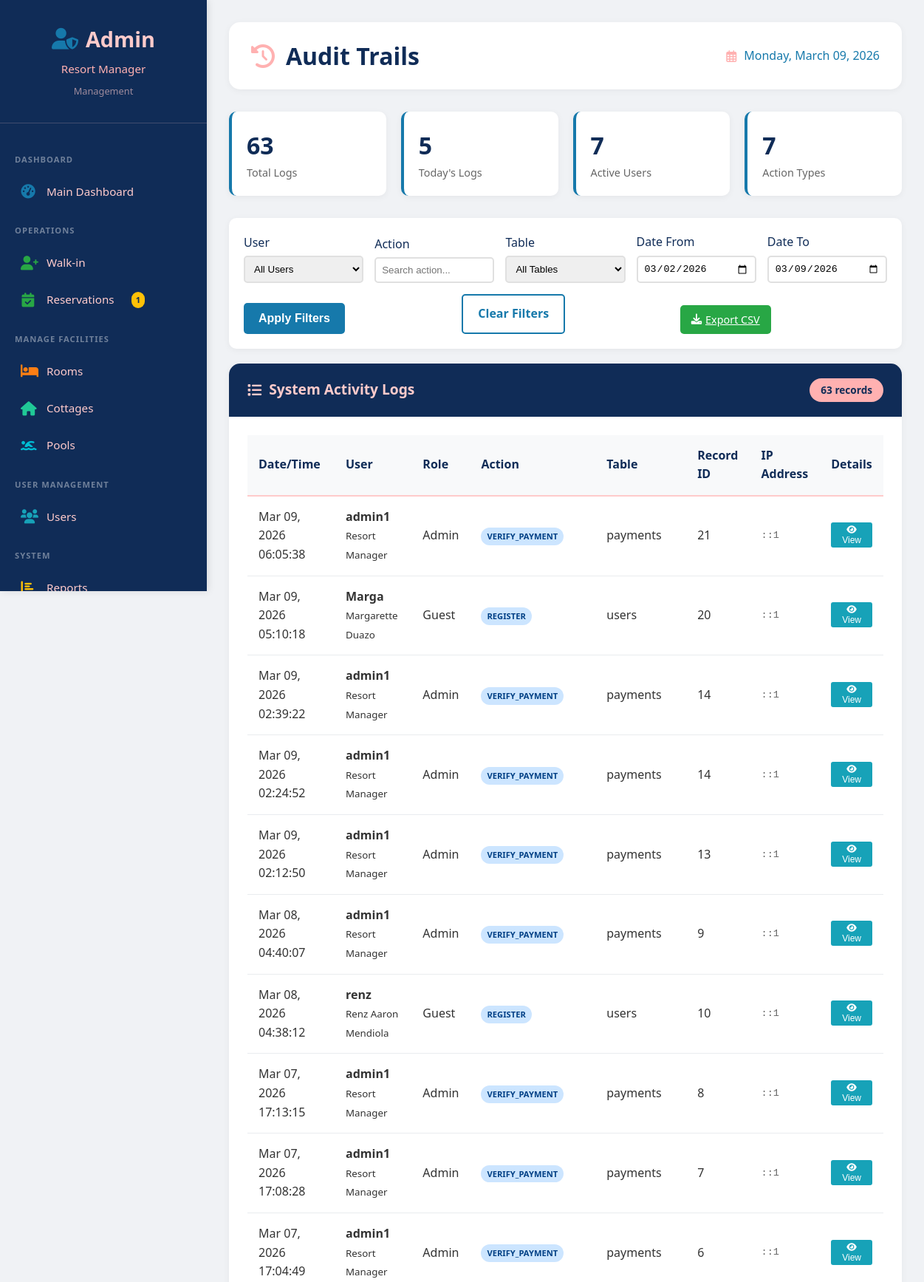
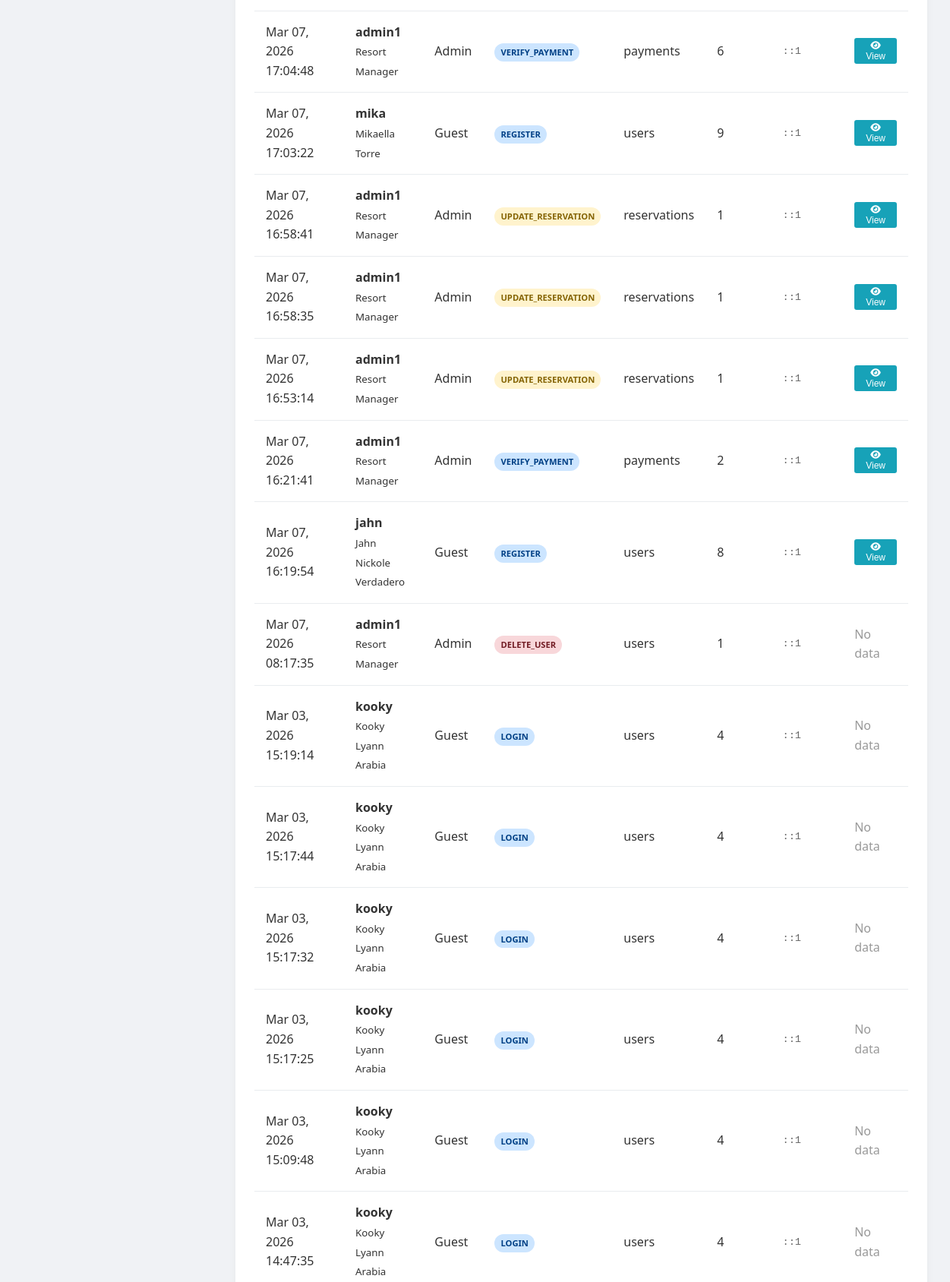
/admin/audit_trails.php (signed in, upper part), run on the app's committed database (2 pictures, top to bottom).
### tables this page shows
CREATE TABLE `users` (
  `id` int(11) NOT NULL,
  `username` varchar(50) NOT NULL,
  `email` varchar(100) NOT NULL,
  `password` varchar(255) NOT NULL,
  `full_name` varchar(100) NOT NULL,
  `phone` varchar(20) DEFAULT NULL,
  `address` text DEFAULT NULL,
  `role` enum('super_admin','admin','staff','guest') DEFAULT 'guest',
  `status` enum('active','inactive') DEFAULT 'active',
  `is_walkin_account` tinyint(1) DEFAULT 0,
  `last_login` timestamp NULL DEFAULT NULL,
  `created_at` timestamp NOT NULL DEFAULT current_timestamp(),
  `updated_at` timestamp NOT NULL DEFAULT current_timestamp() ON UPDATE current_timestamp()
);

CREATE TABLE `audit_trails` (
  `id` int(11) NOT NULL,
  `user_id` int(11) DEFAULT NULL,
  `action` varchar(100) NOT NULL,
  `table_name` varchar(50) DEFAULT NULL,
  `record_id` int(11) DEFAULT NULL,
  `old_data` longtext DEFAULT NULL CHECK (json_valid(`old_data`)),
  `new_data` longtext DEFAULT NULL CHECK (json_valid(`new_data`)),
  `ip_address` varchar(45) DEFAULT NULL,
  `user_agent` text DEFAULT NULL,
  `created_at` timestamp NOT NULL DEFAULT current_timestamp()
);

### admin/audit_trails.php (the view, shortened to what the rows shown need)
<?php
require_once BASE_PATH . '/includes/Database.php';
$db = Database::getInstance();
$current_user = $db->getRow("SELECT * FROM users WHERE id = ?", [$_SESSION['user_id']]);
$where = "WHERE 1=1";
$params = [];
$audit_trails = $db->getRows("
    SELECT a.*, u.username, u.full_name, u.role
    FROM audit_trails a
    LEFT JOIN users u ON a.user_id = u.id
    $where
    ORDER BY a.created_at DESC
    LIMIT 1000
", $params);
?>
<!DOCTYPE html>
<html lang="en">
<head>
    <link rel="stylesheet" href="<?php echo BASE_URL; ?>/assets/css/style.css">
    <link rel="stylesheet" href="<?php echo BASE_URL; ?>/assets/css/admin.css">
    <link rel="stylesheet" href="/assets/css/sidebar.css">
    <link rel="stylesheet" href="https://cdnjs.cloudflare.com/ajax/libs/font-awesome/6.0.0/css/all.min.css">
</head>
<body>
<?php include BASE_PATH . '/includes/sidebar.php'; ?>
    <div class="main-content">
        <div class="top-bar">
            <h1>
                <i class="fas fa-history"></i>
                Audit Trails
            </h1>
        </div>
        <div class="card">
            <div class="card-body">
                <?php if (empty($audit_trails)): ?>
                    <p style="text-align: center; color: #666; padding: 40px;">No audit logs found.</p>
                <?php else: ?>
                    <div class="table-responsive">
                        <table>
                            <thead>
                                <tr>
                                    <th>Date/Time</th>
                                    <th>User</th>
                                    <th>Role</th>
                                    <th>Action</th>
                                    <th>Table</th>
                                    <th>Record ID</th>
                                    <th>IP Address</th>
                                    <th>Details</th>
                                </tr>
                            </thead>
                            <tbody>
                                <?php foreach ($audit_trails as $log):
                                    $action_class = 'action-';
                                    if (strpos($log['action'], 'LOGIN') !== false) $action_class .= 'login';
                                    elseif (strpos($log['action'], 'LOGOUT') !== false) $action_class .= 'logout';
                                    elseif (strpos($log['action'], 'CREATE') !== false || strpos($log['action'], 'ADD') !== false || strpos($log['action'], 'NEW') !== false) $action_class .= 'create';
                                    elseif (strpos($log['action'], 'UPDATE') !== false || strpos($log['action'], 'EDIT') !== false) $action_class .= 'update';
                                    elseif (strpos($log['action'], 'DELETE') !== false) $action_class .= 'delete';
                                    else $action_class = 'action-login';
                                ?>
                                <tr>
                                    <td><?php echo date('M d, Y H:i:s', strtotime($log['created_at'])); ?></td>
                                    <td>
                                        <strong><?php echo $log['username'] ?: 'System'; ?></strong>
                                        <?php if ($log['full_name']): ?>
                                            <br><small><?php echo htmlspecialchars($log['full_name']); ?></small>
                                        <?php endif; ?>
                                    </td>
                                    <td>
                                        <?php if ($log['role']): ?>
                                            <span class="role-badge role-<?php echo $log['role']; ?>">
                                                <?php echo ucfirst(str_replace('_', ' ', $log['role'])); ?>
                                            </span>
                                        <?php else: ?>
                                            <span class="role-badge role-guest">System</span>
                                        <?php endif; ?>
                                    </td>
                                    <td>
                                        <span class="action-badge <?php echo $action_class; ?>">
                                            <?php echo htmlspecialchars($log['action']); ?>
                                        </span>
                                    </td>
                                    <td><?php echo $log['table_name'] ?: '-'; ?></td>
                                    <td><?php echo $log['record_id'] ?: '-'; ?></td>
                                    <td class="ip-address"><?php echo $log['ip_address'] ?: '-'; ?></td>
                                    <td>
                                        <?php if ($log['old_data'] || $log['new_data']): ?>
                                            <button class="view-details" onclick='showDetails(<?php echo json_encode([
                                                'old' => $log['old_data'] ? json_decode($log['old_data'], true) : null,
                                                'new' => $log['new_data'] ? json_decode($log['new_data'], true) : null,
                                                'action' => $log['action'],
                                                'user' => $log['username'],
                                                'time' => $log['created_at']
                                            ]); ?>)'>
                                                <i class="fas fa-eye"></i> View
                                            </button>
                                        <?php else: ?>
                                            <span style="color: #999;">No data</span>
                                        <?php endif; ?>
                                    </td>
                                </tr>
                                <?php endforeach; ?>
                            </tbody>
                        </table>
                    </div>
                <?php endif; ?>
            </div>
        </div>
    </div>
</body>
</html>

### includes/sidebar.php (shortened to what the rows shown need)
<?php
$user_role = $current_user['role'] ?? 'guest';
$user_name = $current_user['full_name'] ?? $current_user['username'] ?? 'User';
?>
<div class="sidebar <?php echo $user_role; ?>-sidebar" id="sidebar">
    <div class="sidebar-header <?php echo $user_role; ?>-header">
        <h2>
            <?php if ($user_role == 'super_admin'): ?>
                <i class="fas fa-crown"></i>
            <?php elseif ($user_role == 'admin'): ?>
                <i class="fas fa-user-shield"></i>
            <?php elseif ($user_role == 'staff'): ?>
                <i class="fas fa-user-tie"></i>
            <?php else: ?>
                <i class="fas fa-user"></i>
            <?php endif; ?>
            <span>
                <?php
                if ($user_role == 'super_admin') echo 'Super Admin';
                elseif ($user_role == 'admin') echo 'Admin';
                elseif ($user_role == 'staff') echo 'Staff';
                else echo 'Guest Portal';
                ?>
            </span>
        </h2>
        <p><?php echo htmlspecialchars($user_name); ?></p>
        <small>
            <?php
            if ($user_role == 'super_admin') echo 'Full Access';
            elseif ($user_role == 'admin') echo 'Management';
            elseif ($user_role == 'staff') echo 'Front Desk';
            else echo 'Welcome Back!';
            ?>
        </small>
    </div>
</div>

### data on the page
users: full_name "Resort Manager"
audit_trails: created_at "Mar 09, 2026 06:05:38", user.username "admin1", user.full_name "Resort Manager", user.role "Admin", action "VERIFY_PAYMENT", table_name "payments", record "21", ip_address "::1"
audit_trails: created_at "Mar 09, 2026 05:10:18", user.username "Marga", user.full_name "Margarette Duazo", user.role "Guest", action "REGISTER", table_name "users", record "20", ip_address "::1"
audit_trails: created_at "Mar 09, 2026 02:39:22", user.username "admin1", user.full_name "Resort Manager", user.role "Admin", action "VERIFY_PAYMENT", table_name "payments", record "14", ip_address "::1"
audit_trails: created_at "Mar 09, 2026 02:24:52", user.username "admin1", user.full_name "Resort Manager", user.role "Admin", action "VERIFY_PAYMENT", table_name "payments", record "14", ip_address "::1"
audit_trails: created_at "Mar 09, 2026 02:12:50", user.username "admin1", user.full_name "Resort Manager", user.role "Admin", action "VERIFY_PAYMENT", table_name "payments", record "13", ip_address "::1"
audit_trails: created_at "Mar 08, 2026 04:40:07", user.username "admin1", user.full_name "Resort Manager", user.role "Admin", action "VERIFY_PAYMENT", table_name "payments", record "9", ip_address "::1"
audit_trails: created_at "Mar 08, 2026 04:38:12", user.username "renz", user.full_name "Renz Aaron Mendiola", user.role "Guest", action "REGISTER", table_name "users", record "10", ip_address "::1"
audit_trails: created_at "Mar 07, 2026 17:13:15", user.username "admin1", user.full_name "Resort Manager", user.role "Admin", action "VERIFY_PAYMENT", table_name "payments", record "8", ip_address "::1"
audit_trails: created_at "Mar 07, 2026 17:08:28", user.username "admin1", user.full_name "Resort Manager", user.role "Admin", action "VERIFY_PAYMENT", table_name "payments", record "7", ip_address "::1"
audit_trails: created_at "Mar 07, 2026 17:04:49", user.username "admin1", user.full_name "Resort Manager", user.role "Admin", action "VERIFY_PAYMENT", table_name "payments", record "6", ip_address "::1"
audit_trails: created_at "Mar 07, 2026 17:04:48", user.username "admin1", user.full_name "Resort Manager", user.role "Admin", action "VERIFY_PAYMENT", table_name "payments", record "6", ip_address "::1"
audit_trails: created_at "Mar 07, 2026 17:03:22", user.username "mika", user.full_name "Mikaella Torre", user.role "Guest", action "REGISTER", table_name "users", record "9", ip_address "::1"
audit_trails: created_at "Mar 07, 2026 16:58:41", user.username "admin1", user.full_name "Resort Manager", user.role "Admin", action "UPDATE_RESERVATION", table_name "reservations", record "1", ip_address "::1"
audit_trails: created_at "Mar 07, 2026 16:58:35", user.username "admin1", user.full_name "Resort Manager", user.role "Admin", action "UPDATE_RESERVATION", table_name "reservations", record "1", ip_address "::1"
audit_trails: created_at "Mar 07, 2026 16:53:14", user.username "admin1", user.full_name "Resort Manager", user.role "Admin", action "UPDATE_RESERVATION", table_name "reservations", record "1", ip_address "::1"
audit_trails: created_at "Mar 07, 2026 16:21:41", user.username "admin1", user.full_name "Resort Manager", user.role "Admin", action "VERIFY_PAYMENT", table_name "payments", record "2", ip_address "::1"
audit_trails: created_at "Mar 07, 2026 16:19:54", user.username "jahn", user.full_name "Jahn Nickole Verdadero", user.role "Guest", action "REGISTER", table_name "users", record "8", ip_address "::1"
audit_trails: created_at "Mar 07, 2026 08:17:35", user.username "admin1", user.full_name "Resort Manager", user.role "Admin", action "DELETE_USER", table_name "users", record "1", ip_address "::1", shows "No data"
audit_trails: created_at "Mar 03, 2026 15:19:14", user.username "kooky", user.full_name "Kooky Lyann Arabia", user.role "Guest", action "LOGIN", table_name "users", record "4", ip_address "::1", shows "No data"
audit_trails: created_at "Mar 03, 2026 15:17:44", user.username "kooky", user.full_name "Kooky Lyann Arabia", user.role "Guest", action "LOGIN", table_name "users", record "4", ip_address "::1", shows "No data"
audit_trails: created_at "Mar 03, 2026 15:17:32", user.username "kooky", user.full_name "Kooky Lyann Arabia", user.role "Guest", action "LOGIN", table_name "users", record "4", ip_address "::1", shows "No data"
audit_trails: created_at "Mar 03, 2026 15:17:25", user.username "kooky", user.full_name "Kooky Lyann Arabia", user.role "Guest", action "LOGIN", table_name "users", record "4", ip_address "::1", shows "No data"
audit_trails: created_at "Mar 03, 2026 15:09:48", user.username "kooky", user.full_name "Kooky Lyann Arabia", user.role "Guest", action "LOGIN", table_name "users", record "4", ip_address "::1", shows "No data"
audit_trails: created_at "Mar 03, 2026 14:47:35", user.username "kooky", user.full_name "Kooky Lyann Arabia", user.role "Guest", action "LOGIN", table_name "users", record "4", ip_address "::1", shows "No data"

### other printed values
$pending_count "1"
$total_logs "63"
$today_logs "5"
$unique_users "7"
$unique_actions "7"
count($audit_trails) "63"
